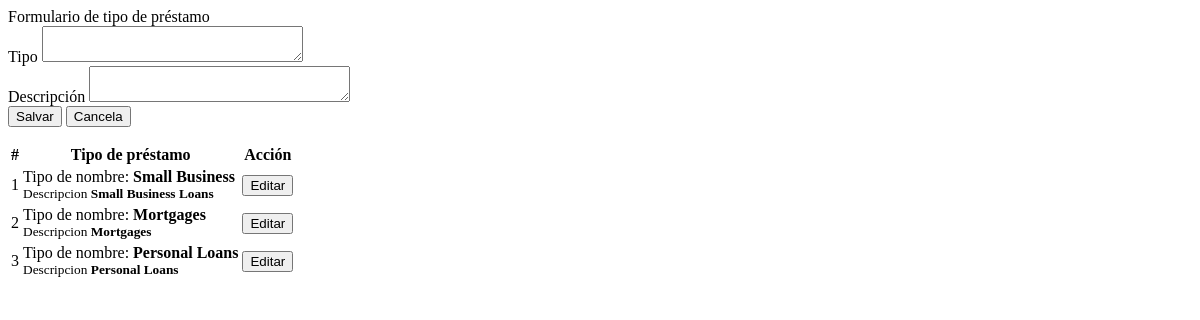
/loan_type.php, run on an earlier commit of the app's database.
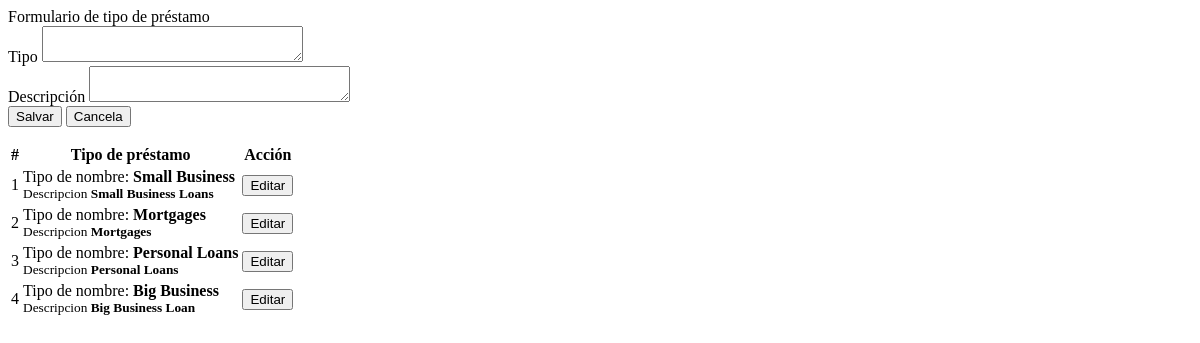
And on a later commit of the database.
### tables this page shows
CREATE TABLE `loan_types` (
  `id` int(30) NOT NULL,
  `type_name` text NOT NULL,
  `description` text NOT NULL
);

### loan_type.php (the view, shortened to what this page needs)
<?php
include('db_connect.php');
?>
<div class="container-fluid">
	<div class="col-lg-12">
		<div class="row">
			<div class="col-md-4">
			<form action="" id="manage-loan-type">
				<div class="card">
					<div class="card-header">
						   Formulario de tipo de préstamo
				  	</div>
					<div class="card-body">
							<div class="form-group">
								<label class="control-label">Tipo</label>
								<textarea name="type_name" id="" cols="30" rows="2" class="form-control"></textarea>
							</div>
							<div class="form-group">
								<label class="control-label">Descripción</label>
								<textarea name="description" id="" cols="30" rows="2" class="form-control"></textarea>
							</div>
					</div>
					<div class="card-footer">
						<div class="row">
							<div class="col-md-12">
								<button class="btn btn-sm btn-success col-sm-3 offset-md-3"> Salvar</button>
								<button class="btn btn-sm btn-default col-sm-3" type="button" onclick="_reset()">Cancela</button>
							</div>
						</div>
					</div>
				</div>
			</form>
			</div>
			<div class="col-md-8">
				<div class="card">
					<div class="card-body">
						<table class="table table-bordered table-hover">
							<thead>
								<tr>
									<th class="text-center">#</th>
									<th class="text-center">Tipo de préstamo</th>
									<th class="text-center">Acción</th>
								</tr>
							</thead>
							<tbody>
								<?php
								$i = 1;
								$types = $conn->query("SELECT * FROM loan_types order by id asc");
								while($row=$types->fetch_assoc()):
								?>
								<tr>
									<td class="text-center"><?php echo $i++ ?></td>
									<td class="">
										 <p>Tipo de nombre: <b><?php echo $row['type_name'] ?></b></p>
										 <p><small>Descripcion <b><?php echo $row['description'] ?></b></small></p>
									</td>
									<td class="text-center">
										<button class="btn btn-sm btn-success edit_ltype" type="button" data-id="<?php echo $row['id'] ?>" data-type_name="<?php echo $row['type_name'] ?>" data-description="<?php echo $row['description'] ?>" >Editar</button>
									</td>
								</tr>
								<?php endwhile; ?>
							</tbody>
						</table>
					</div>
				</div>
			</div>
		</div>
	</div>
</div>

### loan_type.php (style rules this page uses)
td { vertical-align: middle !important; }
td p { margin: unset }

What changed in the data, as far as the page shows it:
added loan_types: type_name "Big Business", description "Big Business Loan"
